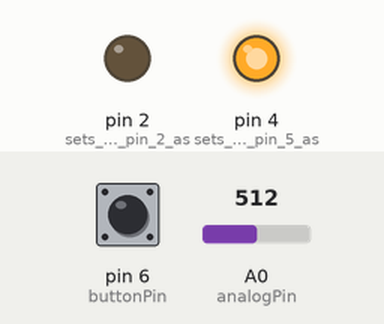
Recording of a sketch running on a simulated Arduino Uno, built with avr-gcc and run on an emulated ATmega328P. Shown: output pins drawn as LEDs (lit = HIGH). Inputs (shaded band) come from the test bench; at power-on: pin 6 (buttonPin) LOW, A0 (analogPin) = 512. Pins used as bus, display or sensor lines are not drawn; what the sketch prints to the serial monitor is not drawn.

Above: at 1.2 s.
1.3 s: pin 6 (buttonPin) pulled HIGH for 0.15 s
Timing chart, 0 to 4.3 s (numbered marks = the images above; inputs shaded):
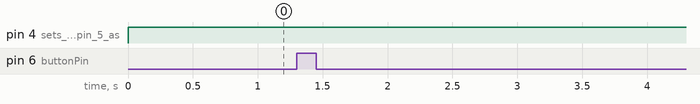

The sketch:

Texture_v3.ino
```cpp
const int analogPin = A0;   // the pin that the potentiometer is attached to
const int ledCount = 3;    // the number of LEDs in the bar graph
const int buttonPin = 6;     // the number of the pushbutton pin

int buttonState = 0;

void setup() {
  // initialize serial communication at 9600 bits per second:
  Serial.begin(9600);

  pinMode(2, OUTPUT);    // sets the digital pin 2 as output
  pinMode(3, OUTPUT);    // sets the digital pin 4 as output
  pinMode(4, OUTPUT);    // sets the digital pin 5 as output

  pinMode(buttonPin, INPUT);

}

// the loop routine runs over and over again forever:
void loop() {
  // read the input on analog pin 0:
  int sensorReading = analogRead(analogPin);
  buttonState = digitalRead(buttonPin);
  //Serial.println(buttonState);

  Serial.print("sensorReading: ");
  Serial.println(sensorReading);    // print out the value you read:

  int ledLevel = map(sensorReading, 0, 1023, 1, ledCount);
//  Serial.print("ledLevel: ");
//  Serial.println(ledLevel);    // print out the value you read:

  // loop over the LED array:
  if (ledLevel==1){
    digitalWrite(2, HIGH);
    digitalWrite(4, LOW);
    digitalWrite(3, LOW);
    if (buttonState == HIGH) {
    //send 2 to ras;
    Serial.println("green");
    }
  }

  else if (ledLevel==2) {
    digitalWrite(3, HIGH);
    digitalWrite(2, LOW);
    digitalWrite(4, LOW);
    if (buttonState == HIGH) {
    //send 3 to ras;
    Serial.println("yellow");
    }
  }

  else if (ledLevel==3);
    {
    digitalWrite(4, HIGH);
    digitalWrite(3, LOW);
    digitalWrite(2, LOW);
//    if (buttonState == HIGH) {
//        //send 4 to ras;
//    Serial.println("red");
    }

    delay(100);        // delay in between reads for stability


  }
```
